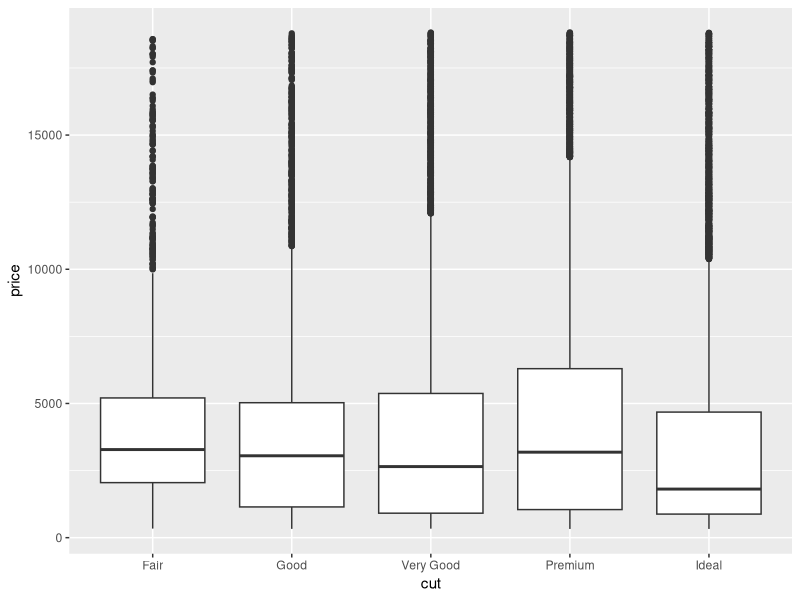
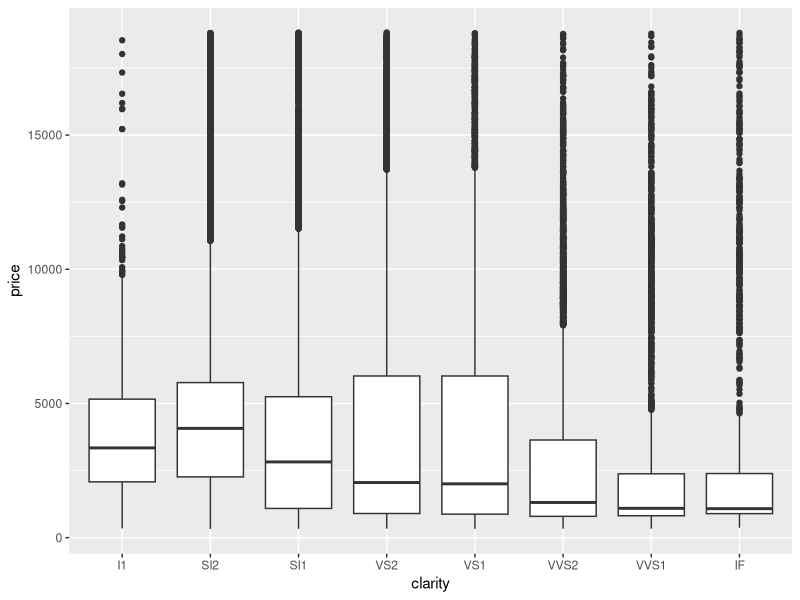
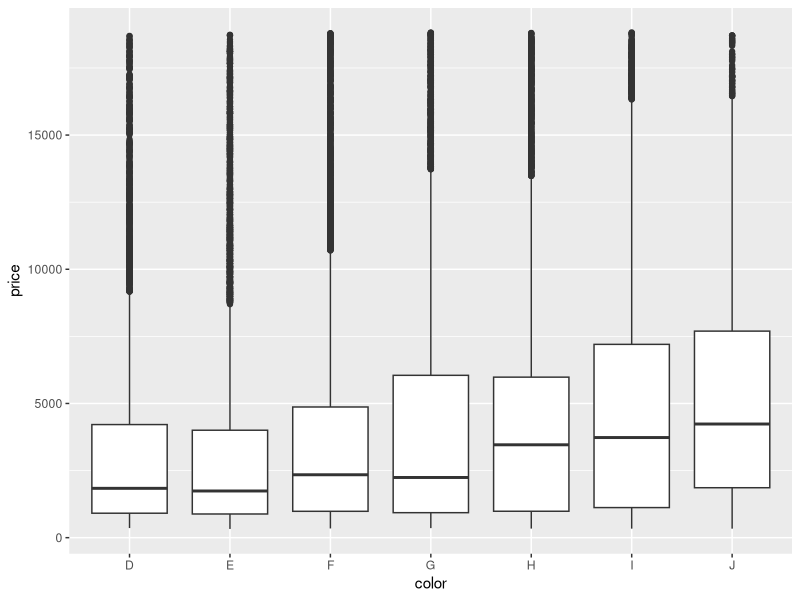
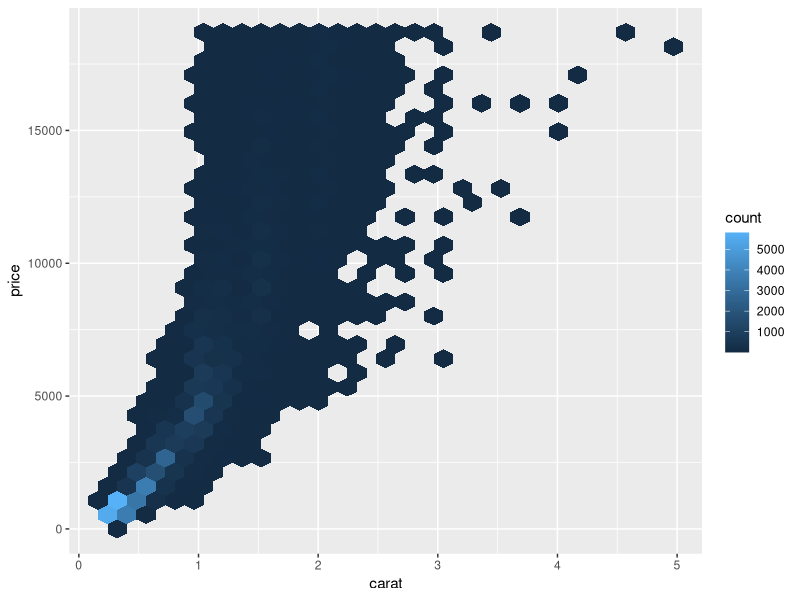
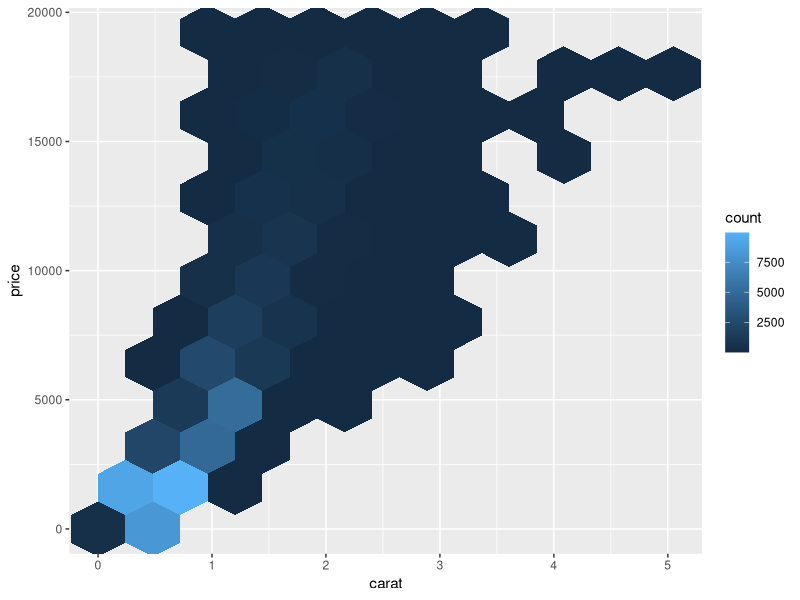
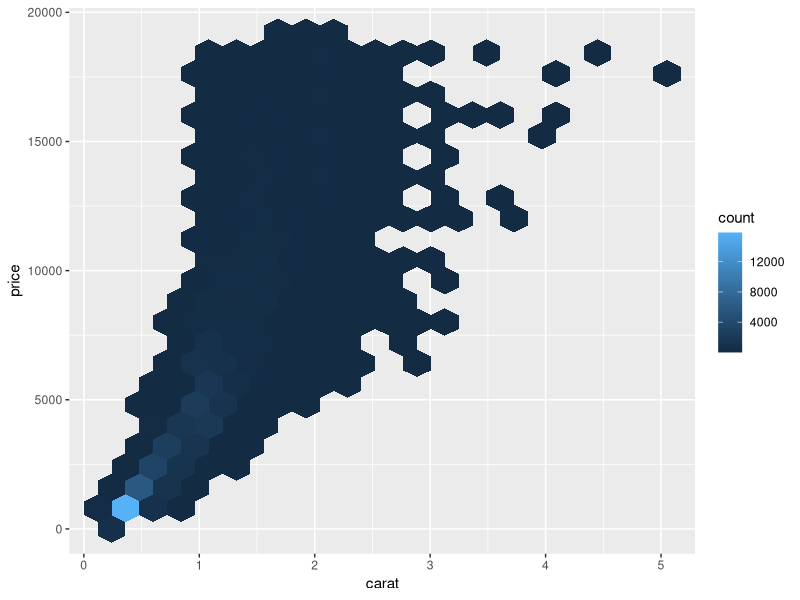
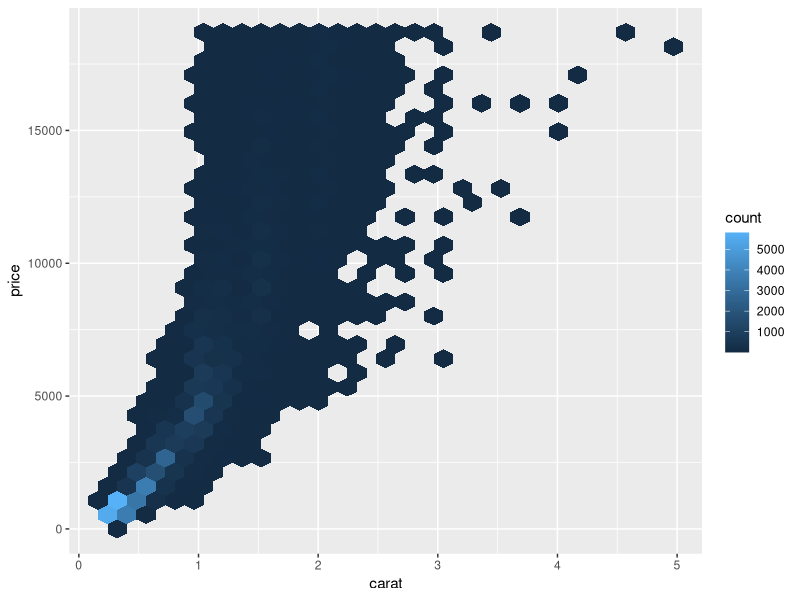
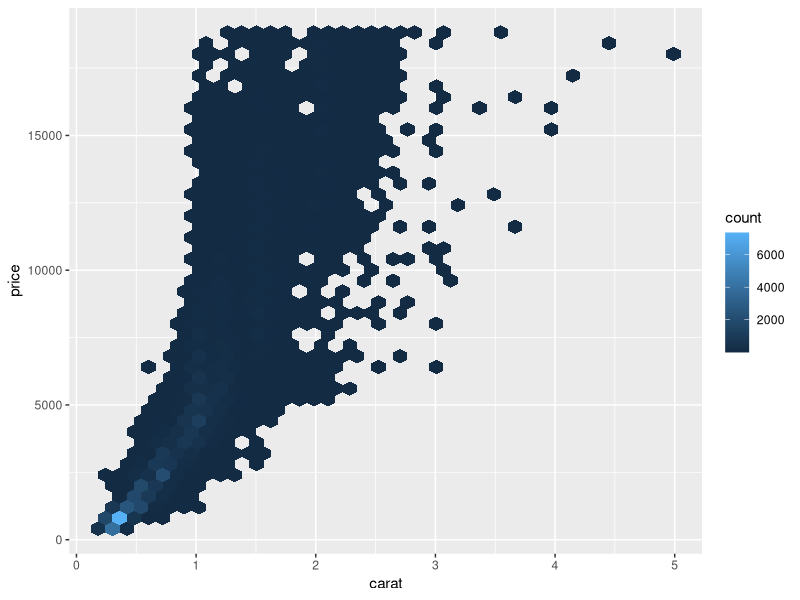

R code for these plots, in order:
## ---- chunk 1
library(tidyverse)
library(modelr)
library(hexbin)
options(na.action = na.warn)
data(diamonds)
## ---- chunk 2
#a
ggplot(diamonds, aes(cut, price)) + geom_boxplot()

#b
ggplot(diamonds, aes(clarity, price)) + geom_boxplot()

#c
ggplot(diamonds, aes(color, price)) + geom_boxplot()

## ---- chunk 3
#a
dia <- ggplot(diamonds, aes(carat, price))

#b
dia + geom_hex()
dia + geom_hex(bins = 10)

#d
dia + geom_hex(bins = 20)
dia + geom_hex(bins = 30)
dia + geom_hex(bins = 40)
dia + geom_hex(bins = 50)
## ---- chunk 4
dia_red <- filter(diamonds, carat <= 2)
dia_red

#a
dia_2 <- diamonds %>% filter(carat <= 2) %>% mutate(log_pr = log2(price), log_car = log2(carat))
dia_2

#b
ggplot(dia_2, aes(log_car, log_pr)) + geom_hex(bins = 50)

lm_dia2 <- lm(log_pr~log_car, data = dia_2)
lm_dia2
## ---- chunk 5
		grid <- dia_2 %>% 
  		data_grid(carat = seq_range(carat, 20)) %>% 
 			mutate(log_car = log2(carat)) %>% 
 			add_predictions(lm_dia2, "log_pr") %>% 
  		mutate(price = 2 ^ log_pr)
## ---- chunk 6
ggplot(dia_2, aes(carat, price)) +
  geom_hex(bins = 50) +
  geom_line(data = grid, colour = "red", size = 1)
## ---- chunk 7
dia_2 <- dia_2 %>% 
  add_residuals(lm_dia2, "log_resid")

ggplot(dia_2, aes(log_car, log_resid)) + 
  geom_hex(bins = 50)

plot(lm_dia2,which=1:2)
## ---- chunk 8
#a
ggplot(dia_2, aes(cut, log_resid)) + geom_boxplot()
ggplot(dia_2, aes(color, log_resid)) + geom_boxplot()
ggplot(dia_2, aes(clarity, log_resid)) + geom_boxplot()
## ---- chunk 9
#b
lm_dia2 <- lm(log_pr ~ log_car + color + cut + clarity, data = dia_2)

#c
summary(lm_dia2)
## ---- chunk 10
dia_2 <- dia_2 %>% 
  add_residuals(lm_dia2, "log_resid2")

ggplot(dia_2, aes(log_car, log_resid2)) + 
  geom_hex(bins = 50)
## ---- chunk 11
dia_2 %>% 
filter(dia_2$log_resid2 < 0) %>%
add_predictions(lm_dia2) %>%
mutate(pred = (2 ^ pred)) %>%
select(price, pred) %>%
mutate(difference= pred - price) %>% 
summarise(sum(difference))
## ---- chunk 12
Opportunity <- dia_2 %>% 
	 		filter(abs(log_resid2) > 1) %>% 
	 		add_predictions(lm_dia2) %>% 
	 		mutate(pred = round(2 ^ pred)) %>% 
	 		select(price, pred, carat:table, x:z) %>% 
	 		arrange(price)
## ---- chunk 13
summary(lm_dia2)
plot(lm_dia2)

dia_2 %>% 
  add_predictions(lm_dia2) %>%
  add_residuals(lm_dia2) %>%
  summarise(sq_err = sqrt(mean(resid^2)),
            abs_err = mean(abs(resid)),
            p975_err = quantile(resid, 0.975),
            p025_err = quantile(resid, 0.025))
